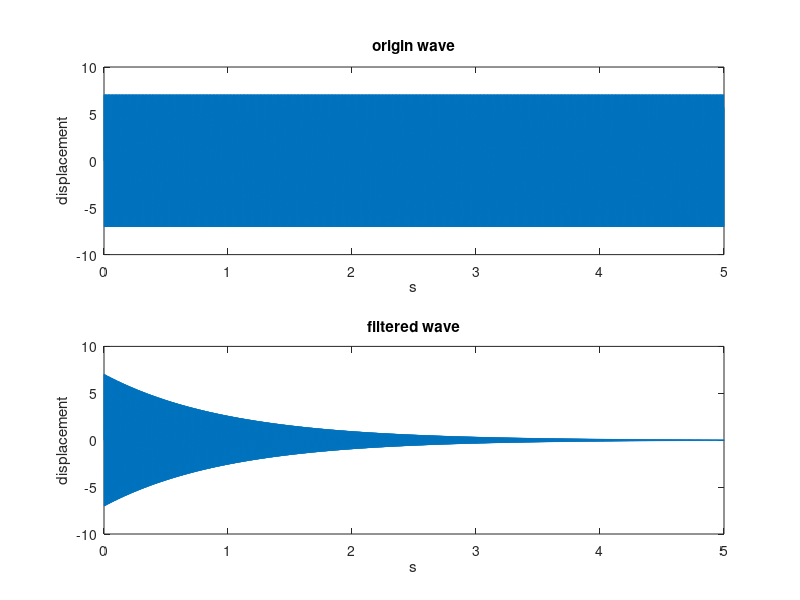

MATLAB code for this plot:
clear all;
keynum=40;%琴键编号
f = 440 * (2^( (keynum-49)/12 ));%十二平均律生成的频率
L=1;%弦的长度
a=2*L*f;%和弦密度、两端张力有关的量
c=0.2*L;%施加初速度的位置
FS=11025;%音频采样率
%生成图窗
figure();set(gcf,'unit','normalized','position',[0,0,1,1],'color','w');
%计算
u_sum=0;
for x = 0:L/20:L
t=0:1/FS:5;%持续五秒
u=0;un=0;
for n = 1:10%叠加10个mode
    un=n^(-2)*sin(n*pi/L*c)*sin(n*pi/L*a*t)*sin(n*pi/L*x);u=u+un;
end
u_sum=u_sum+u;
end
u_win=u.*exp(-1*t);%模拟琴弦的指数衰减
u_sum_win=u_sum.*exp(-1*t);
subplot(2,1,1)
plot(t,u_sum);title(['origin wave']);xlabel('s');ylabel('displacement');
subplot(2,1,2)
plot(t,u_sum_win);title(['filtered wave']);xlabel('s');ylabel('displacement');
%sound(u,FS);